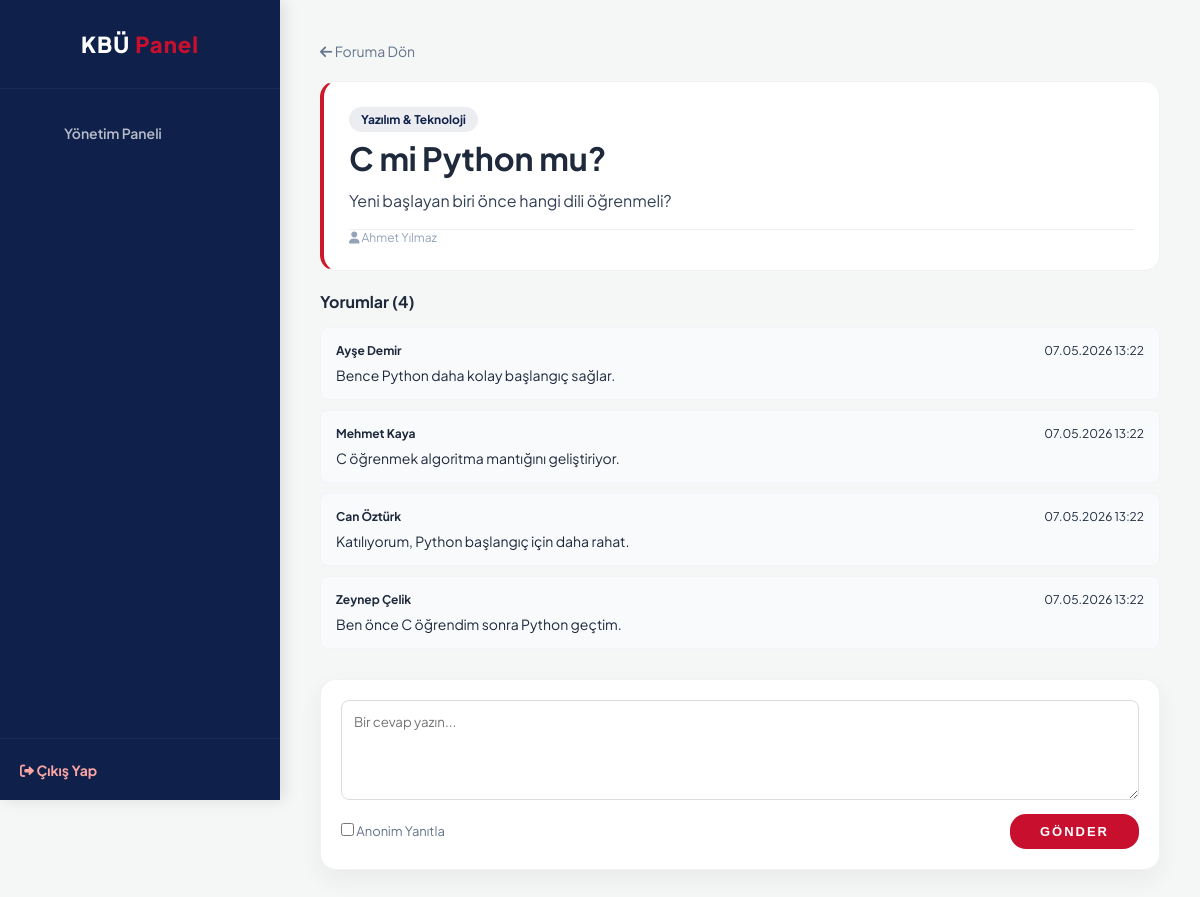
Screenshot of /kariyer_platformu/forum/post_detail.php?id=1 (signed in) with the database file from the repository.
### tables this page shows
CREATE TABLE forum_posts (
    id INT PRIMARY KEY AUTO_INCREMENT,
    user_id INT NOT NULL,
    category_id INT NOT NULL,
    title VARCHAR(255) NOT NULL,
    content TEXT NOT NULL,
    is_anonymous BOOLEAN DEFAULT FALSE,
    created_at TIMESTAMP DEFAULT CURRENT_TIMESTAMP,
    FOREIGN KEY (user_id) REFERENCES users(id) ON DELETE CASCADE,
    FOREIGN KEY (category_id) REFERENCES forum_categories(id) ON DELETE CASCADE,
    FULLTEXT(title, content)
);

CREATE TABLE forum_categories (
    id INT PRIMARY KEY AUTO_INCREMENT,
    name VARCHAR(100) UNIQUE NOT NULL
);

CREATE TABLE users (
    id INT PRIMARY KEY AUTO_INCREMENT,
    first_name VARCHAR(100) NOT NULL,
    last_name VARCHAR(100) NOT NULL,
    email VARCHAR(255) UNIQUE NOT NULL,
    password VARCHAR(255) NOT NULL,
    role ENUM('student', 'graduate', 'admin') NOT NULL,
    is_verified BOOLEAN DEFAULT FALSE,
    gender ENUM('male', 'female', 'other') NOT NULL,
    created_at TIMESTAMP DEFAULT CURRENT_TIMESTAMP
);

CREATE TABLE forum_comments (
    id INT PRIMARY KEY AUTO_INCREMENT,
    post_id INT NOT NULL,
    user_id INT NOT NULL,
    parent_comment_id INT NULL,
    content TEXT NOT NULL,
    is_anonymous BOOLEAN DEFAULT FALSE,
    created_at TIMESTAMP DEFAULT CURRENT_TIMESTAMP,
    FOREIGN KEY (post_id) REFERENCES forum_posts(id) ON DELETE CASCADE,
    FOREIGN KEY (user_id) REFERENCES users(id) ON DELETE CASCADE,
    FOREIGN KEY (parent_comment_id) REFERENCES forum_comments(id) ON DELETE SET NULL
);

### kariyer_platformu/includes/functions.php (called while the page is built, shortened)
<?php
function format_date($date) {
    return date('d.m.Y H:i', strtotime($date));
}
?>

### kariyer_platformu/forum/post_detail.php (the view, shortened to what this page needs)
<?php
require_once "../includes/db.php";
require_once "../includes/functions.php";
$id = isset($_GET['id']) ? intval($_GET['id']) : 0;
$post_res = $conn->query("SELECT fp.*, fc.name as category_name, u.first_name, u.last_name FROM forum_posts fp JOIN forum_categories fc ON fp.category_id = fc.id JOIN users u ON fp.user_id = u.id WHERE fp.id = $id");
$post = $post_res->fetch_assoc();
$comments = $conn->query("SELECT fc.*, u.first_name, u.last_name FROM forum_comments fc JOIN users u ON fc.user_id = u.id WHERE fc.post_id = $id ORDER BY fc.created_at ASC");
?>
<!DOCTYPE html>
<html lang="tr">
<head>
    <link rel="stylesheet" href="https://cdnjs.cloudflare.com/ajax/libs/font-awesome/6.0.0/css/all.min.css">
    <link rel="stylesheet" href="../assets/css/main.css">
    <link rel="stylesheet" href="../assets/css/app.css">
    <link rel="stylesheet" href="../assets/css/forum.css">
</head>
<body>
    <div class="app-container">
        <?php include "../includes/sidebar.php"; ?>
        <main class="main-content">
            <a href="forum.php" style="text-decoration:none; color:#64748b; font-size: 14px;"><i class="fa-solid fa-arrow-left"></i> Foruma Dön</a>
            <div class="post-card" style="padding:25px; margin:20px 0; border-left: 4px solid #cc182a;">
                <span class="post-badge"><?= htmlspecialchars($post['category_name']) ?></span>
                <h1 style="margin: 10px 0;"><?= htmlspecialchars($post['title']) ?></h1>
                <p style="color: #334155; line-height: 1.6;"><?= nl2br(htmlspecialchars($post['content'])) ?></p>
                <div style="font-size: 12px; color: #94a3b8; border-top: 1px solid #eee; pt: 10px; margin-top: 15px;">
                    <span><i class="fa-solid fa-user"></i> <?= $post['is_anonymous'] ? 'Anonim' : $post['first_name'].' '.$post['last_name'] ?></span>
                </div>
            </div>
            <div id="commentList">
                <h3 style="font-size: 16px; margin-bottom: 15px;">Yorumlar (<?= $comments->num_rows ?>)</h3>
                <?php while($c = $comments->fetch_assoc()): ?>
                    <div class="comment-box" style="background:#f8fafc; padding:15px; margin-bottom:10px; border-radius:8px; border: 1px solid #f1f5f9;">
                        <div style="display:flex; justify-content:space-between; font-size:12px; margin-bottom: 8px;">
                            <span style="font-weight: bold;"><?= $c['is_anonymous'] ? 'Anonim' : $c['first_name'].' '.$c['last_name'] ?></span>
                            <div>
                                <span><?= format_date($c['created_at']) ?></span>
                            </div>
                        </div>
                        <p style="margin:0; font-size: 14px;"><?= nl2br(htmlspecialchars($c['content'])) ?></p>
                    </div>
                <?php endwhile; ?>
            </div>
            <div class="create-post-card" style="margin-top: 30px; padding: 20px;">
                <form id="commentForm">
                    <textarea name="content" required placeholder="Bir cevap yazın..." style="width: 100%; min-height: 100px; padding: 12px; border: 1px solid #ddd; border-radius: 8px; margin-bottom: 10px;"></textarea>
                    <div style="display: flex; justify-content: space-between; align-items: center;">
                        <label style="font-size: 13px; color: #64748b;"><input type="checkbox" name="is_anonymous" value="1"> Anonim Yanıtla</label>
                        <button type="submit" class="btn-primary" id="submitBtn" style="width: auto; padding: 10px 30px; cursor: pointer;">GÖNDER</button>
                    </div>
                </form>
            </div>
        </main>
    </div>
</body>
</html>

### kariyer_platformu/assets/css/main.css (style rules this page uses)
:root { --kbu-lacivert: #0F204B; --kbu-kirmizi: #C8102E; --kbu-beyaz: #FFFFFF; --bg-light: #F4F7F6; --text-dark: #1E293B; --text-muted: #64748B; --card-shadow: 0 10px 30px rgba(15, 32, 75, 0.08); --font-main: 'Plus Jakarta Sans', sans-serif; --transition: all 0.3s ease; }
* { margin: 0; padding: 0; box-sizing: border-box; }
body { font-family: var(--font-main); background-color: var(--bg-light); color: var(--text-dark); min-height: 100vh; }
a { text-decoration: none; color: var(--kbu-lacivert); transition: var(--transition); }
.btn-primary { display: inline-block; width: 100%; padding: 16px; background-color: var(--kbu-kirmizi); color: white !important; border: none; border-radius: 16px; font-weight: 800; font-size: 13px; text-transform: uppercase; letter-spacing: 2px; cursor: pointer; transition: var(--transition); text-align: center; }

### kariyer_platformu/assets/css/app.css (style rules this page uses)
.app-container { display: flex; min-height: 100vh; background-color: var(--bg-light); }
.main-content { flex: 1; margin-left: 280px; padding: 40px; }

### kariyer_platformu/assets/css/forum.css (style rules this page uses)
.create-post-card { background: white; padding: 25px; border-radius: 16px; border: 1px solid rgba(0,0,0,0.05); margin-bottom: 30px; box-shadow: 0 10px 25px rgba(0,0,0,0.05); }
.create-post-card input, .create-post-card select { flex: 1; padding: 12px; border: 1px solid #e2e8f0; border-radius: 8px; outline: none; }
.create-post-card textarea { width: 100%; padding: 15px; border: 1px solid #e2e8f0; border-radius: 8px; margin-bottom: 15px; min-height: 120px; resize: vertical; font-family: inherit; }
.post-card { background: white; border-radius: 16px; padding: 25px; margin-bottom: 20px; border: 1px solid rgba(0,0,0,0.05); border-left: 4px solid var(--kbu-lacivert); transition: all 0.3s ease; display: block; text-decoration: none; color: inherit; }
.post-badge { background: rgba(15, 32, 75, 0.08); color: var(--kbu-lacivert); padding: 5px 12px; border-radius: 20px; font-size: 12px; font-weight: 700; }
.comment-box { background: rgba(0,0,0,0.02); padding: 20px; border-radius: 12px; margin-bottom: 15px; border: 1px solid rgba(0,0,0,0.03); }

### rows the page displays
forum_posts: category.name "Yazılım & Teknoloji", title "C mi Python mu?", content "Yeni başlayan biri önce hangi dili öğrenmeli?", user.first_name "Ahmet", user.last_name "Yılmaz"
forum_comments: user.first_name "Ayşe", user.last_name "Demir", created_at "07.05.2026 13:22", content "Bence Python daha kolay başlangıç sağlar."
forum_comments: user.first_name "Mehmet", user.last_name "Kaya", created_at "07.05.2026 13:22", content "C öğrenmek algoritma mantığını geliştiriyor."
forum_comments: user.first_name "Can", user.last_name "Öztürk", created_at "07.05.2026 13:22", content "Katılıyorum, Python başlangıç için daha rahat."
forum_comments: user.first_name "Zeynep", user.last_name "Çelik", created_at "07.05.2026 13:22", content "Ben önce C öğrendim sonra Python geçtim."

### other values shown
$comments->num_rows "4"
